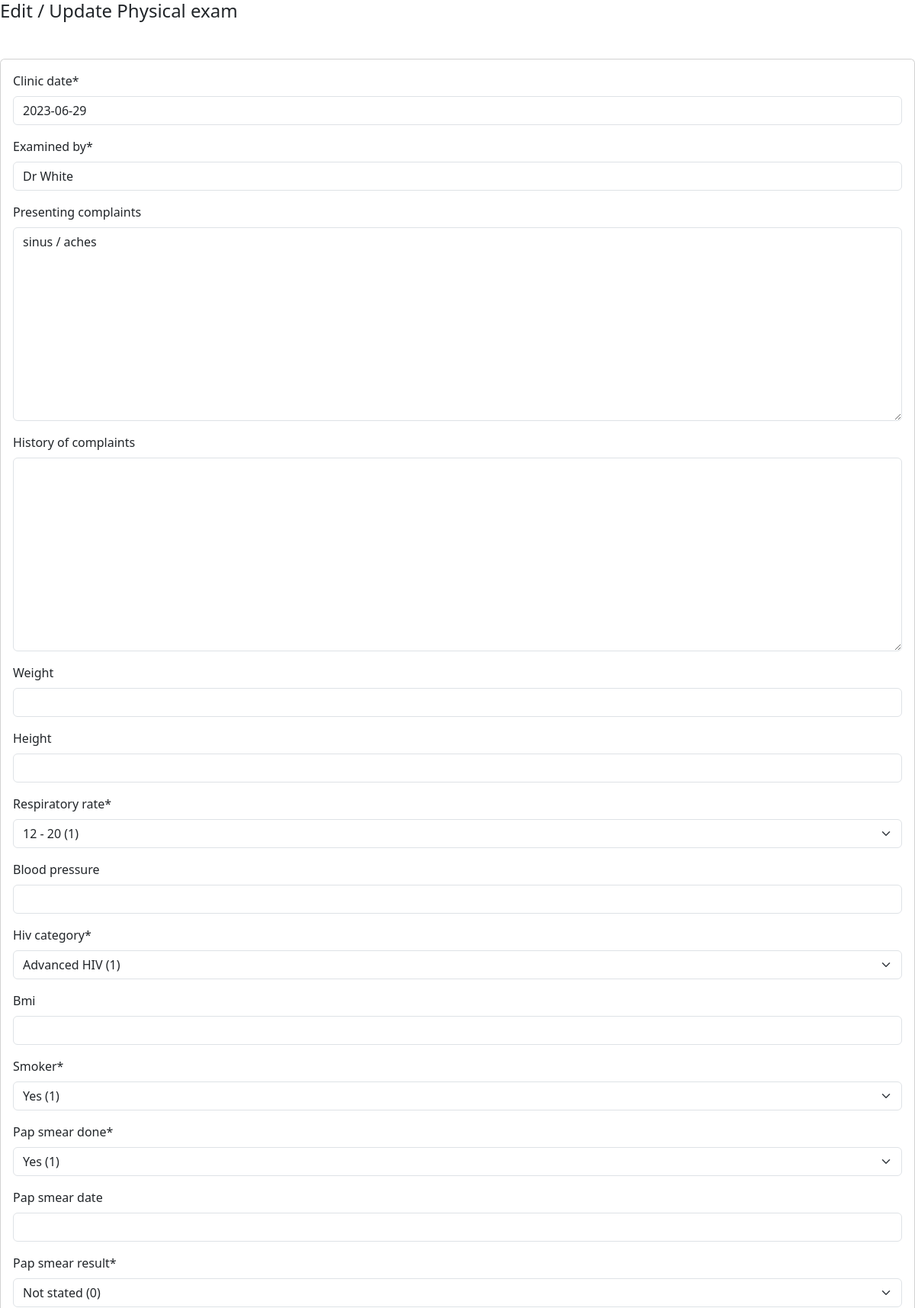
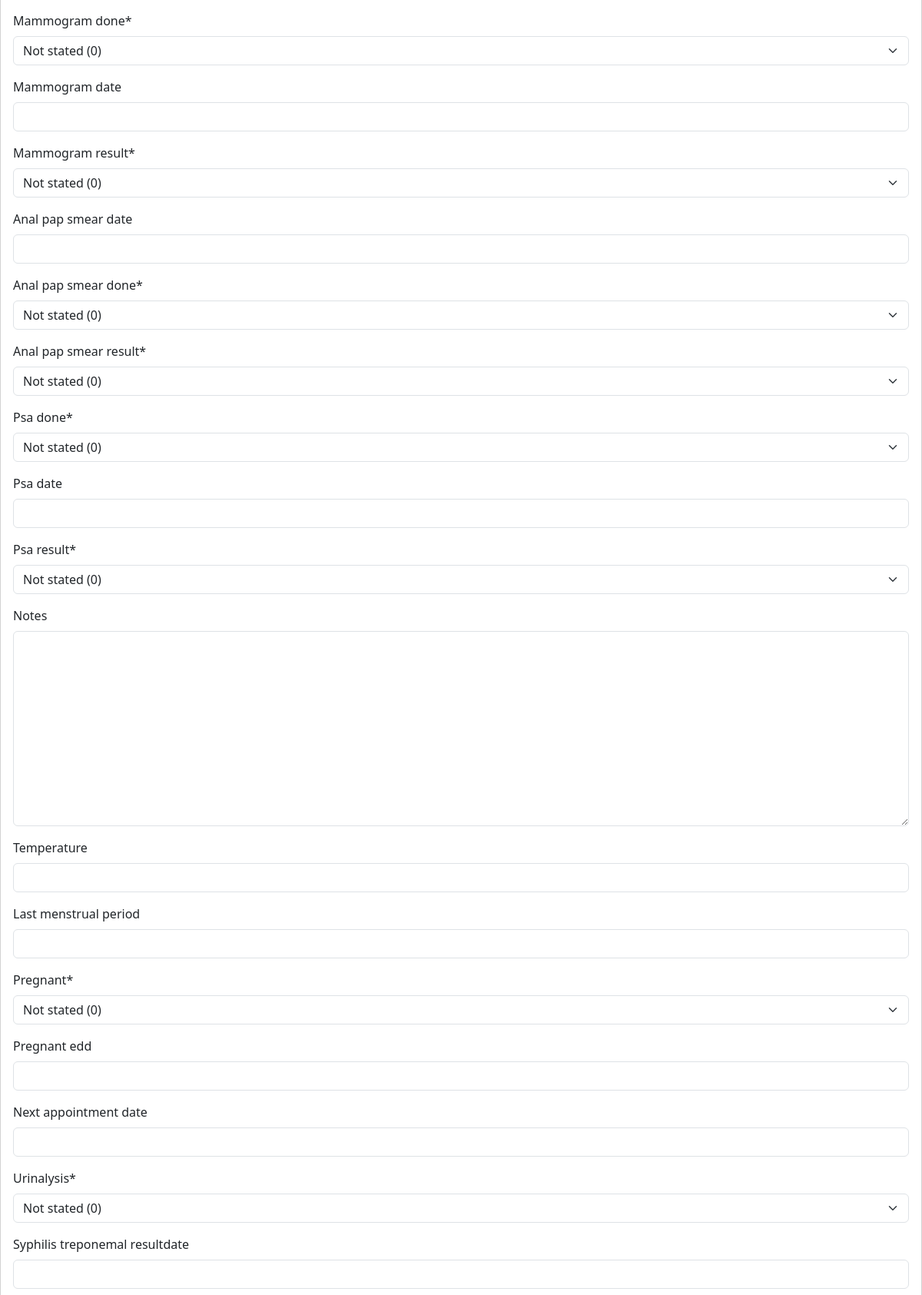
The page /client/edit/physicalexam/1/ (upper part) on the database its author committed (2 pictures, top to bottom).
### prep_app/models.py (models this page shows, shortened)
class PhysicalExam(TSIS2BaseModel):
    facility = models.ForeignKey("Facility", on_delete=models.CASCADE,default=8)
    client = models.ForeignKey("Client", blank=False, null=False, on_delete=models.PROTECT)
    clinic_date = models.DateField(blank=False, null=False, default=datetime.now)
    examined_by = models.CharField(max_length=255, blank=False, null=False)
    presenting_complaints = models.TextField(blank=True, null=True)
    history_of_complaints = models.TextField(blank=True, null=True)
    weight = models.FloatField(blank=True, null=True)
    height = models.FloatField(blank=True, null=True)
    respiratory_rate = models.ForeignKey('RespiratoryRateCode', blank=False, null=False, on_delete=models.PROTECT, default=0)
    blood_pressure = models.CharField(max_length=255, blank=True, null=True)
    hiv_category = models.ForeignKey('HivCategoryCode', blank=False, null=False, on_delete=models.PROTECT,default=0)
    bmi = models.FloatField(blank=True, null=True)
    smoker = models.ForeignKey("YesNoCode", blank=False, null=False, related_name="physical_exam_smoker", on_delete=models.PROTECT, default=0)
    pap_smear_done = models.ForeignKey("YesNoCode", blank=False, null=False, related_name="physical_exam_pap_smear_done", on_delete=models.PROTECT, default=0)
    pap_smear_date = models.DateField(blank=True, null=True)
    pap_smear_result = models.ForeignKey('PapSmearResultCode', blank=False, null=False, related_name="physical_exam_pap_smear_result", on_delete=models.PROTECT, default=0)
    mammogram_done = models.ForeignKey("YesNoCode", blank=False, null=False,
                                       related_name="physical_exam_mammogram_done", on_delete=models.PROTECT,default=0)
    mammogram_date = models.DateField(blank=True, null=True)
    mammogram_result = models.ForeignKey('MammogramResultCode', blank=False, null=False, on_delete=models.PROTECT, default=0)
    anal_pap_smear_date = models.DateField(blank=True, null=True)
    anal_pap_smear_done = models.ForeignKey("YesNoCode", blank=False, null=False,
                                            related_name="physical_exam_anal_pap_smear_done", on_delete=models.PROTECT, default=0)
    anal_pap_smear_result = models.ForeignKey('PapSmearResultCode', blank=False, null=False,
                                              related_name="physical_exam_anal_pap_smear_result",
                                              on_delete=models.PROTECT,default=0)
    psa_done = models.ForeignKey("YesNoCode", blank=False, null=False, related_name="physical_exam_psa_done", on_delete=models.PROTECT, default=0)
    psa_date = models.DateField(blank=True, null=True)
    psa_result = models.ForeignKey('PapSmearResultCode', blank=False, null=False, related_name="physical_exam_psa_result", on_delete=models.PROTECT,default=0)
    notes = models.TextField(blank=True, null=True)
    temperature = models.FloatField(blank=True, null=True)
    last_menstrual_period = models.DateField(blank=True, null=True)
    pregnant = models.ForeignKey("YesNoCode", blank=False, null=False, related_name="physical_exam_pregnant", on_delete=models.PROTECT, default=0)
    pregnant_edd = models.DateField(blank=True, null=True)
    next_appointment_date = models.DateField(blank=True, null=True)
    urinalysis = models.ForeignKey('UrinalysisCode', blank=False, null=False, related_name="physical_exam_urinalysis", on_delete=models.PROTECT, default=0)
    syphilis_treponemal_resultdate = models.DateField(blank=True, null=True)
    syphilis_non_treponemal_resultdate = models.DateField(blank=True, null=True)
    syphilis_done = models.ForeignKey("YesNoCode", blank=False, null=False, related_name="physical_exam_syphilis_done",
                                 on_delete=models.PROTECT, default=0)
    treponemal_result = models.ForeignKey('TreponemalResultCode', blank=False, null=False, related_name="physical_exam_treponemal_result", on_delete=models.PROTECT, default=0)
    nontreponemal_result = models.ForeignKey('NonTreponemalResultCode', blank=False, null=False, related_name="physical_exam_nontreponemal_result", on_delete=models.PROTECT, default=0)
    weight_loss = models.BooleanField(default=False)
    difficulty_breathing = models.BooleanField(default=False)
    cough = models.BooleanField(default=False)
    skin_rash = models.BooleanField(default=False)
    chect_pain = models.BooleanField(default=False)
    adbominal_pain = models.BooleanField(default=False)
    vomiting = models.BooleanField(default=False)
    diarrhea = models.BooleanField(default=False)
    dehydration = models.BooleanField(default=False)
    headache = models.BooleanField(default=False)
    weakness = models.BooleanField(default=False)
    suicidal_thoughts = models.BooleanField(default=False)
    illegal_drugs = models.BooleanField(default=False)
    alcohol = models.BooleanField(default=False)
    using_family_planning = models.BooleanField(default=False)
    family_planning_method = models.ForeignKey('FamilyPlanningMethodCode', blank=False, null=False, related_name="physical_exam_family_planning_method", on_delete=models.PROTECT)
    patient_stability_status = models.ForeignKey('PatientStabilityStatusCode', blank=False, null=False, related_name="physical_exam_patient_stability_status", on_delete=models.PROTECT)
    class Meta(object):
        default_permissions = ('add', 'change', 'delete', 'view', 'list')

### prep_app/views.py (the view)
# urls.py: path('edit/physicalexam/<int:physicalexam_id>/', edit_physicalexam, name='edit_physicalexam'),
def edit_physicalexam(request, physicalexam_id):
    physicalexam = get_object_or_404(PhysicalExam, pk=physicalexam_id)
    client = physicalexam.client
    if request.method == 'POST':
        form = PhysicalExamForm(request.POST, instance=physicalexam)
        if form.is_valid():
            form.modified_by_id =  request.session['User_id']
            form.modified_on =  datetime.now()
            form.save()
            return render(request, 'close_window.html')
    else:
        form = PhysicalExamForm(instance=physicalexam)
    return render(request, 'edit_physicalexam.html', {'form': form, 'physicalexam': physicalexam})

### prep_app/forms.py
class PhysicalExamForm(forms.ModelForm):
    class Meta:
        model = PhysicalExam
        exclude = ['created_at', 'modified_on', 'created_by', 'modified_by', 'is_active', 'deleted_at', 'deleted_by', 'client', 'facility']

### prep_app/base_model.py (called while the page is built)
    def get_queryset(self):
        if self.include_deleted:
            return TSIS2BaseQuerySet(self.model)
        return TSIS2BaseQuerySet(self.model).filter(deleted_at=None)

### prep_app/models.py (called while the page is built)
    def __str__(self):
        return "%s (%s)" % (self.name, self.code)

    def __str__(self):
        return "%s (%s)" % (self.name, self.code)

    def __str__(self):
        return "%s (%s)" % (self.name, self.code)

    def __str__(self):
        return "%s (%s)" % (self.name, self.code)

    def __str__(self):
        return "%s (%s)" % (self.name, self.code)

    def __str__(self):
        return "%s (%s)" % (self.name, self.code)

    def __str__(self):
        return "%s (%s)" % (self.name, self.code)

    def __str__(self):
        return "%s (%s)" % (self.name, self.code)

    def __str__(self):
        return "%s (%s)" % (self.name, self.code)

    def __str__(self):
        return "%s (%s)" % (self.name, self.code)

### prep_project/templates/edit_physicalexam.html (shortened to what this page needs)
  {% load widget_tweaks %}
  {% load bootstrap5 %}
  {% bootstrap_css %}
  {% load crispy_forms_tags %}
  {% block content %}
<h4>Edit / Update Physical exam</h4>
<form method="POST" class="card p-3 mt-5 form-floating form-horizontal form-group">
  {{ form|crispy}}
</form>
{% endblock %}

### rows shown on the page
PhysicalExam: clinic_date "2023-06-29", examined_by "Dr White", presenting_complaints "sinus / aches", respiratory_rate "12 - 20 (1)", hiv_category "Advanced HIV (1)", smoker "Yes (1)", pap_smear_done "Yes (1)", pap_smear_result "Not stated (0)", mammogram_done "Not stated (0)", mammogram_result "Not stated (0)", anal_pap_smear_done "Not stated (0)", anal_pap_smear_result "Not stated (0)", psa_done "Not stated (0)", psa_result "Not stated (0)", pregnant "Not stated (0)", urinalysis "Not stated (0)"
